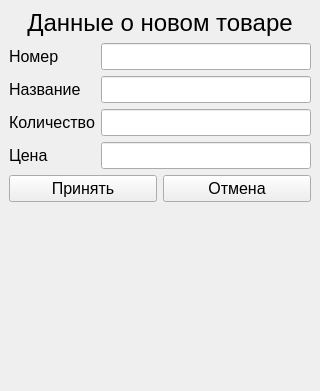
<?xml version="1.0" encoding="UTF-8"?>
<ui version="4.0">
 <class>AddRecordProduct_Window</class>
 <widget class="QMainWindow" name="AddRecordProduct_Window">
  <property name="geometry">
   <rect>
    <x>0</x>
    <y>0</y>
    <width>320</width>
    <height>391</height>
   </rect>
  </property>
  <property name="windowTitle">
   <string>MainWindow</string>
  </property>
  <widget class="QWidget" name="centralwidget">
   <layout class="QVBoxLayout" name="verticalLayout">
    <item>
     <widget class="QLabel" name="label">
      <property name="font">
       <font>
        <pointsize>18</pointsize>
       </font>
      </property>
      <property name="text">
       <string>Данные о новом товаре</string>
      </property>
      <property name="alignment">
       <set>Qt::AlignCenter</set>
      </property>
     </widget>
    </item>
    <item>
     <layout class="QGridLayout" name="gridLayout">
      <item row="1" column="0">
       <widget class="QLabel" name="label_3">
        <property name="font">
         <font>
          <pointsize>12</pointsize>
         </font>
        </property>
        <property name="text">
         <string>Название</string>
        </property>
       </widget>
      </item>
      <item row="0" column="1">
       <widget class="QLineEdit" name="leNumber">
        <property name="font">
         <font>
          <pointsize>12</pointsize>
         </font>
        </property>
       </widget>
      </item>
      <item row="1" column="1">
       <widget class="QLineEdit" name="leName">
        <property name="font">
         <font>
          <pointsize>12</pointsize>
         </font>
        </property>
       </widget>
      </item>
      <item row="0" column="0">
       <widget class="QLabel" name="label_2">
        <property name="font">
         <font>
          <pointsize>12</pointsize>
         </font>
        </property>
        <property name="text">
         <string>Номер</string>
        </property>
       </widget>
      </item>
      <item row="2" column="0">
       <widget class="QLabel" name="label_4">
        <property name="font">
         <font>
          <pointsize>12</pointsize>
         </font>
        </property>
        <property name="text">
         <string>Количество</string>
        </property>
       </widget>
      </item>
      <item row="3" column="0">
       <widget class="QLabel" name="label_5">
        <property name="font">
         <font>
          <pointsize>12</pointsize>
         </font>
        </property>
        <property name="text">
         <string>Цена</string>
        </property>
       </widget>
      </item>
      <item row="2" column="1">
       <widget class="QLineEdit" name="leCount">
        <property name="font">
         <font>
          <pointsize>12</pointsize>
         </font>
        </property>
       </widget>
      </item>
      <item row="3" column="1">
       <widget class="QLineEdit" name="lePrice">
        <property name="font">
         <font>
          <pointsize>12</pointsize>
         </font>
        </property>
       </widget>
      </item>
     </layout>
    </item>
    <item>
     <layout class="QHBoxLayout" name="horizontalLayout">
      <item>
       <widget class="QPushButton" name="btnAccept">
        <property name="font">
         <font>
          <pointsize>12</pointsize>
         </font>
        </property>
        <property name="text">
         <string>Принять</string>
        </property>
       </widget>
      </item>
      <item>
       <widget class="QPushButton" name="btnCancel">
        <property name="font">
         <font>
          <pointsize>12</pointsize>
         </font>
        </property>
        <property name="text">
         <string>Отмена</string>
        </property>
       </widget>
      </item>
     </layout>
    </item>
    <item>
     <spacer name="verticalSpacer">
      <property name="orientation">
       <enum>Qt::Vertical</enum>
      </property>
      <property name="sizeHint" stdset="0">
       <size>
        <width>20</width>
        <height>40</height>
       </size>
      </property>
     </spacer>
    </item>
   </layout>
  </widget>
 </widget>
 <resources/>
 <connections/>
</ui>
